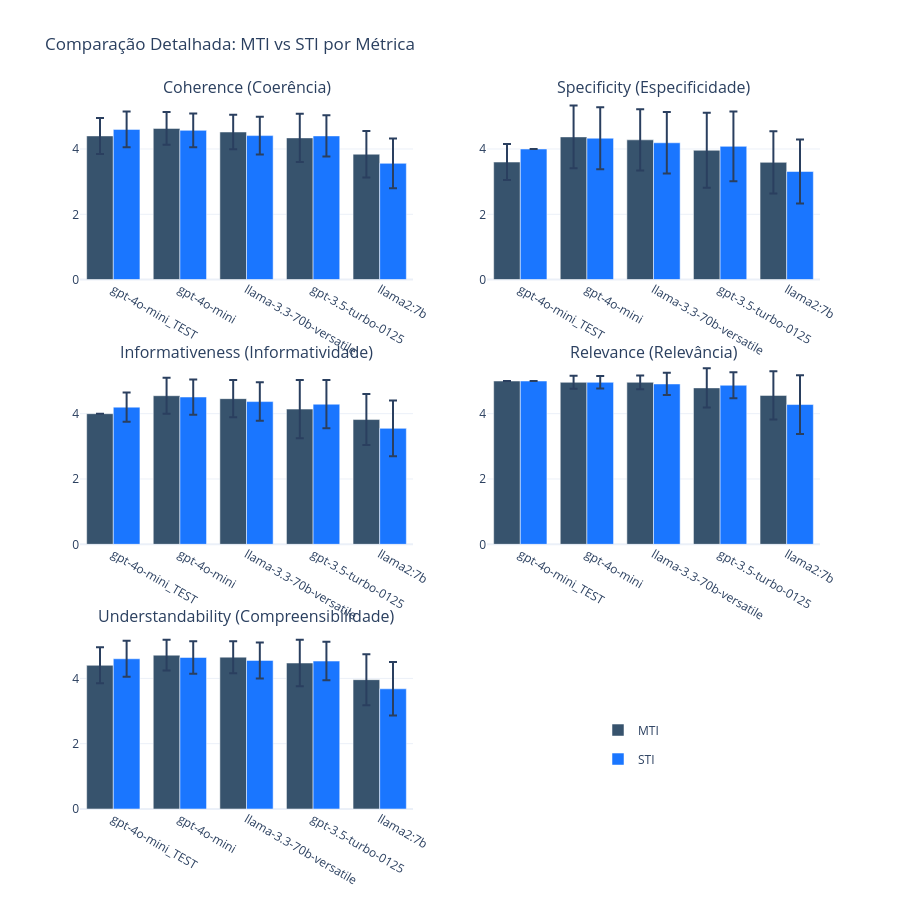

Notebook code cell kept with this figure:
### Markdown cell above
## 4. Visualizações - Métricas Individuais por Modelo

### Code cell
# Filtrar dados das métricas individuais
df_metrics = df[df["metric"] != "Overall (Média Geral)"].copy()

# Criar subplots para cada métrica
fig = make_subplots(
    rows=3, cols=2,
    subplot_titles=[METRIC_LABELS[m] for m in METRICS] + [""],
    vertical_spacing=0.12,
    horizontal_spacing=0.1
)

row_col_map = [(1,1), (1,2), (2,1), (2,2), (3,1)]

for idx, metric in enumerate(METRICS):
    row, col = row_col_map[idx]
    
    df_metric = df_metrics[df_metrics["metric"] == metric]
    
    # MTI primeiro
    df_mti = df_metric[df_metric["approach"] == "MTI"]
    fig.add_trace(
        go.Bar(
            name="MTI" if idx == 0 else None,
            x=df_mti["model"],
            y=df_mti["mean"],
            error_y=dict(type='data', array=df_mti["std"]),
            marker_color='rgb(55, 83, 109)',
            showlegend=(idx == 0),
            legendgroup="MTI"
        ),
        row=row, col=col
    )
    
    # STI depois
    df_sti = df_metric[df_metric["approach"] == "STI"]
    fig.add_trace(
        go.Bar(
            name="STI" if idx == 0 else None,
            x=df_sti["model"],
            y=df_sti["mean"],
            error_y=dict(type='data', array=df_sti["std"]),
            marker_color='rgb(26, 118, 255)',
            showlegend=(idx == 0),
            legendgroup="STI"
        ),
        row=row, col=col
    )
    
    # Configurar eixo Y
    fig.update_yaxes(range=[0, 5.5], row=row, col=col)

fig.update_layout(
    title_text="Comparação Detalhada: MTI vs STI por Métrica",
    height=900,
    barmode='group',
    template="plotly_white",
    legend=dict(x=0.7, y=0.05)
)

fig.show()

### Figure 1 — Plotly figure (JSON) as saved in the notebook; plotly's stock layout.template omitted (floating-point values rounded to 4 significant figures)
{"data": [{"error_y": {"array": [0.55, 0.5, 0.53, 0.74, 0.71], "type": "data"}, "legendgroup": "MTI", "marker": {"color": "rgb(55, 83, 109)"}, "name": "MTI", "showlegend": true, "type": "bar", "x": ["gpt-4o-mini_TEST", "gpt-4o-mini", "llama-3.3-70b-versatile", "gpt-3.5-turbo-0125", "llama2:7b"], "xaxis": "x", "y": [4.4, 4.63, 4.52, 4.34, 3.84], "yaxis": "y"}, {"error_y": {"array": [0.55, 0.52, 0.58, 0.63, 0.76], "type": "data"}, "legendgroup": "STI", "marker": {"color": "rgb(26, 118, 255)"}, "name": "STI", "showlegend": true, "type": "bar", "x": ["gpt-4o-mini_TEST", "gpt-4o-mini", "llama-3.3-70b-versatile", "gpt-3.5-turbo-0125", "llama2:7b"], "xaxis": "x", "y": [4.6, 4.57, 4.41, 4.4, 3.56], "yaxis": "y"}, {"error_y": {"array": [0.55, 0.96, 0.94, 1.15, 0.95], "type": "data"}, "legendgroup": "MTI", "marker": {"color": "rgb(55, 83, 109)"}, "showlegend": false, "type": "bar", "x": ["gpt-4o-mini_TEST", "gpt-4o-mini", "llama-3.3-70b-versatile", "gpt-3.5-turbo-0125", "llama2:7b"], "xaxis": "x2", "y": [3.6, 4.37, 4.28, 3.96, 3.59], "yaxis": "y2"}, {"error_y": {"array": [0.0, 0.95, 0.94, 1.07, 0.98], "type": "data"}, "legendgroup": "STI", "marker": {"color": "rgb(26, 118, 255)"}, "showlegend": false, "type": "bar", "x": ["gpt-4o-mini_TEST", "gpt-4o-mini", "llama-3.3-70b-versatile", "gpt-3.5-turbo-0125", "llama2:7b"], "xaxis": "x2", "y": [4.0, 4.33, 4.19, 4.08, 3.31], "yaxis": "y2"}, {"error_y": {"array": [0.0, 0.55, 0.57, 0.89, 0.78], "type": "data"}, "legendgroup": "MTI", "marker": {"color": "rgb(55, 83, 109)"}, "showlegend": false, "type": "bar", "x": ["gpt-4o-mini_TEST", "gpt-4o-mini", "llama-3.3-70b-versatile", "gpt-3.5-turbo-0125", "llama2:7b"], "xaxis": "x3", "y": [4.0, 4.55, 4.46, 4.14, 3.82], "yaxis": "y3"}, {"error_y": {"array": [0.45, 0.54, 0.59, 0.74, 0.85], "type": "data"}, "legendgroup": "STI", "marker": {"color": "rgb(26, 118, 255)"}, "showlegend": false, "type": "bar", "x": ["gpt-4o-mini_TEST", "gpt-4o-mini", "llama-3.3-70b-versatile", "gpt-3.5-turbo-0125", "llama2:7b"], "xaxis": "x3", "y": [4.2, 4.51, 4.37, 4.29, 3.55], "yaxis": "y3"}, {"error_y": {"array": [0.0, 0.2, 0.21, 0.6, 0.74], "type": "data"}, "legendgroup": "MTI", "marker": {"color": "rgb(55, 83, 109)"}, "showlegend": false, "type": "bar", "x": ["gpt-4o-mini_TEST", "gpt-4o-mini", "llama-3.3-70b-versatile", "gpt-3.5-turbo-0125", "llama2:7b"], "xaxis": "x4", "y": [5.0, 4.96, 4.96, 4.79, 4.56], "yaxis": "y4"}, {"error_y": {"array": [0.0, 0.19, 0.34, 0.4, 0.9], "type": "data"}, "legendgroup": "STI", "marker": {"color": "rgb(26, 118, 255)"}, "showlegend": false, "type": "bar", "x": ["gpt-4o-mini_TEST", "gpt-4o-mini", "llama-3.3-70b-versatile", "gpt-3.5-turbo-0125", "llama2:7b"], "xaxis": "x4", "y": [5.0, 4.96, 4.91, 4.87, 4.28], "yaxis": "y4"}, {"error_y": {"array": [0.55, 0.47, 0.49, 0.71, 0.78], "type": "data"}, "legendgroup": "MTI", "marker": {"color": "rgb(55, 83, 109)"}, "showlegend": false, "type": "bar", "x": ["gpt-4o-mini_TEST", "gpt-4o-mini", "llama-3.3-70b-versatile", "gpt-3.5-turbo-0125", "llama2:7b"], "xaxis": "x5", "y": [4.4, 4.71, 4.65, 4.47, 3.96], "yaxis": "y5"}, {"error_y": {"array": [0.55, 0.5, 0.55, 0.59, 0.82], "type": "data"}, "legendgroup": "STI", "marker": {"color": "rgb(26, 118, 255)"}, "showlegend": false, "type": "bar", "x": ["gpt-4o-mini_TEST", "gpt-4o-mini", "llama-3.3-70b-versatile", "gpt-3.5-turbo-0125", "llama2:7b"], "xaxis": "x5", "y": [4.6, 4.64, 4.55, 4.53, 3.68], "yaxis": "y5"}], "layout": {"annotations": [{"font": {"size": 16}, "showarrow": false, "text": "Coherence\n(Coerência)", "x": 0.225, "xanchor": "center", "xref": "paper", "y": 1, "yanchor": "bottom", "yref": "paper"}, {"font": {"size": 16}, "showarrow": false, "text": "Specificity\n(Especificidade)", "x": 0.775, "xanchor": "center", "xref": "paper", "y": 1, "yanchor": "bottom", "yref": "paper"}, {"font": {"size": 16}, "showarrow": false, "text": "Informativeness\n(Informatividade)", "x": 0.225, "xanchor": "center", "xref": "paper", "y": 0.6267, "yanchor": "bottom", "yref": "paper"}, {"font": {"size": 16}, "showarrow": false, "text": "Relevance\n(Relevância)", "x": 0.775, "xanchor": "center", "xref": "paper", "y": 0.6267, "yanchor": "bottom", "yref": "paper"}, {"font": {"size": 16}, "showarrow": false, "text": "Understandability\n(Compreensibilidade)", "x": 0.225, "xanchor": "center", "xref": "paper", "y": 0.2533, "yanchor": "bottom", "yref": "paper"}], "barmode": "group", "height": 900, "legend": {"x": 0.7, "y": 0.05}, "title": {"text": "Comparação Detalhada: MTI vs STI por Métrica"}, "xaxis": {"anchor": "y", "domain": [0, 0.45]}, "xaxis2": {"anchor": "y2", "domain": [0.55, 1]}, "xaxis3": {"anchor": "y3", "domain": [0, 0.45]}, "xaxis4": {"anchor": "y4", "domain": [0.55, 1]}, "xaxis5": {"anchor": "y5", "domain": [0, 0.45]}, "xaxis6": {"anchor": "y6", "domain": [0.55, 1]}, "yaxis": {"anchor": "x", "domain": [0.7467, 1], "range": [0, 5.5]}, "yaxis2": {"anchor": "x2", "domain": [0.7467, 1], "range": [0, 5.5]}, "yaxis3": {"anchor": "x3", "domain": [0.3733, 0.6267], "range": [0, 5.5]}, "yaxis4": {"anchor": "x4", "domain": [0.3733, 0.6267], "range": [0, 5.5]}, "yaxis5": {"anchor": "x5", "domain": [0, 0.2533], "range": [0, 5.5]}, "yaxis6": {"anchor": "x6", "domain": [0, 0.2533]}}}
